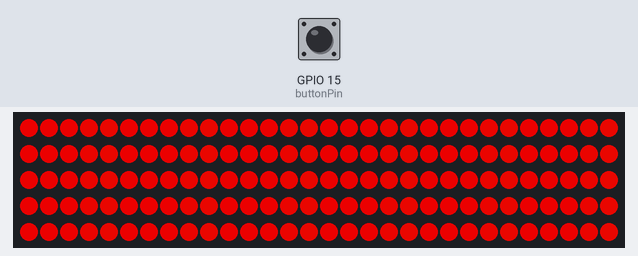
This sketch was run on a simulated ESP32. Parts: 150 RGB LEDs in strip order, left to right, continuing on the next row. Inputs (shaded band) come from the test bench; at power-on: GPIO 15 (buttonPin) HIGH. Dim RGB values are drawn brighter than linear; what the sketch prints to the serial monitor is not drawn.

Above: at 1.2 s.
1.3 s: GPIO 15 (buttonPin) pulled LOW for 0.15 s
At 3.4 s:
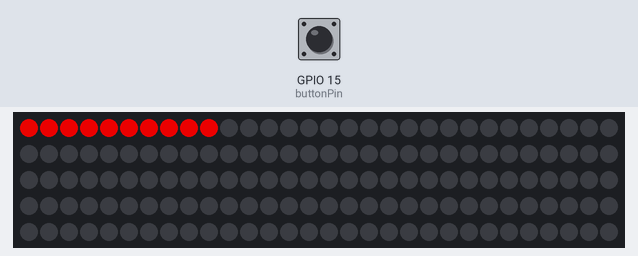
Timing chart, 0 to 3.7 s (numbered marks = the images above; inputs shaded):
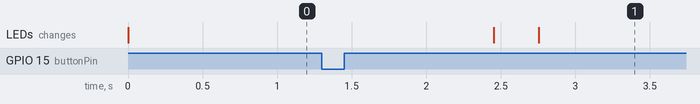

The sketch:

ButtonHandControl1.1.ino
```cpp
//Compatable (or atleast trying to be) w/ com 5.2
//Features: Two Hand Compatability
/*
- switch between palettes
- three control modes
- three pattern modes

*/


#include <FastLED.h>

#define DATA_PIN 33
#define CLK_PIN 32
#define LED_TYPE SK9822
#define COLOR_ORDER BGR
#define NUM_LEDS 150
int BRIGHTNESS = 200;
CRGB leds[NUM_LEDS];

static boolean recvInProgress = false;
const byte numChars = 32;
char receivedChars[numChars];
char tempChars[numChars];        // temporary array for use when parsing

// variables to hold the parsed data
int x = 0;
int y = 0;
int z = 0;
int h = 0;

const int rows = 6;
const int cols = 2;
int rdata[rows][cols] = { { 1, 2}, { 3, 4}, { 5, 6}, { 7, 8}, { 9, 10}, { 11, 12}};
int ldata[rows][cols] = { { 1, 2}, { 3, 4}, { 5, 6}, { 7, 8}, { 9, 10}, { 11, 12}};

boolean newData = false;

//button class
#define buttonPin 15
int buttonState;

bool noResistor;
bool pullupActivated;

//for debounce
unsigned long lastTimeStateChanged;
unsigned long debounceDelay;

//for button functionality
unsigned long lastStateChange;
unsigned long resetTimer=1000;
int buttonCounter;
int lastButtonState = 1;
int cmd;


//for integration of patterns and handcontrols


void setup() {
  // put your setup code here, to run once:
  Serial.begin(500000);


  FastLED.addLeds<LED_TYPE, DATA_PIN, CLK_PIN, COLOR_ORDER>(leds, NUM_LEDS);
  FastLED.setBrightness(BRIGHTNESS);
  FastLED.clear();
  FastLED.show();

  pinMode(buttonPin, INPUT_PULLUP);
//  attachInterrupt(digitalPinToInterrupt(15), reader, CHANGE);
//could possibly use an interrupt to run the button (though why not just use the ir
//remote at this point.


}

void loop() {
  reader();
  settings();
  runLights();
  runModes();


  recvWithStartEndMarkers();
  if (newData == true) {
    strcpy(tempChars, receivedChars);
    // this temporary copy is necessary to protect the original data
    //   because strtok() used in parseData() replaces the commas with \0
    parseData();
    printer();
    newData = false;
  }

    FastLED.show();


}

//============


void recvWithStartEndMarkers() {
  static boolean recvInProgress = false;
  static byte ndx = 0;
  char startMarker = '<';
  char endMarker = '>';
  char rc;

  while (Serial.available() > 0 && newData == false) {
    rc = Serial.read();

    if (recvInProgress == true) {
      if (rc != endMarker) {
        receivedChars[ndx] = rc;
        ndx++;
        if (ndx >= numChars) {
          ndx = numChars - 1;
        }
      }
      else {
        receivedChars[ndx] = '\0'; // terminate the string
        recvInProgress = false;
        ndx = 0;
        newData = true;
      }
    }

    else if (rc == startMarker) {
      recvInProgress = true;
    }
  }
}

//============

void parseData() {      // split the data into its parts

  char * strtokIndx; // this is used by strtok() as an index

  strtokIndx = strtok(tempChars, ",");      // get the first part - the string
  h = atoi(strtokIndx); // copy it to messageFromPC

  strtokIndx = strtok(NULL, ","); // this continues where the previous call left off
  z = atoi(strtokIndx);

  strtokIndx = strtok(NULL, ","); // this continues where the previous call left off
  x = atoi(strtokIndx);     // convert this part to an integer

  strtokIndx = strtok(NULL, ",");
  y = atoi(strtokIndx);     // convert this part to a float

  //sorts into two seperate arrays based on l/r hand
  if(h==0){
  ldata[z][0] = x;
  ldata[z][1] = y;
  }

  if(h==1){
  rdata[z][0] = x;
  rdata[z][1] = y;
  }
}

//============


//button stuff
void reader(){
  unsigned long timeNow = millis();
  if(timeNow - lastTimeStateChanged > debounceDelay){
    byte newState = digitalRead(buttonPin);
    if (newState != buttonState){
      buttonState = newState;
      lastTimeStateChanged=timeNow;
    }
  }
  buttonState = digitalRead(buttonPin);
  if(buttonState == 1){
  }
  if(buttonState == 0){
  }
}

byte settings(){

  //each time the button is pressed
  //the buttonCounter adds one and
  //the resetTimer is reset to 0

  unsigned long timeNow=millis();
  if(buttonState != lastButtonState){
    if(buttonState == 1){
      buttonCounter++;
      lastStateChange = timeNow;
    }
  }

  //The resetTimer that bumps the buttonCounter
  //back to zero and sets cmd to the number of
  //buttons pressed between 1-3

  if(timeNow - lastStateChange > resetTimer){
    if(buttonCounter>0 && buttonCounter<4){
        cmd = buttonCounter;
    }
      buttonCounter=0;
      lastStateChange = timeNow;

      }
  lastButtonState = buttonState;
}
```

handcontrols.ino
```cpp
//put options for data transformations here
//will need consistent formatting across handcontrols and patterns

//Could I have certain switches turned on and off, so that if I have control mode two on, I can change
//the location of the effect, but if I do not have that control mode on, it propogates the entire strip?

/*
 * IDEAS + Notes
 * - could have an equation for that rate of change, for example, beats.
 * - Need a way to turn off all switches, then turn off just the one...check out IR remote projects
*/

int posToggle = 0;
int hueToggle = 0;
int valToggle = 0;
int palToggle = 0;


int hue1;
int hue2;
int hue3;
int hue4;
int hue5;
int hue6;
int val1;
int val2;
int pos1;
int pos2;


//the OG
void controlMode1(){
  hueToggle=1;
  valToggle=1;

  //barriers to stop val1 from glitching on + off if it hits the top/bottom of the screen

  hue1 = abs(map(rdata[0][0], 0, 640, 0, 255));
  hue2 = abs(map(rdata[1][0], 0, 640, 0, 255));
  hue3 = abs(map(rdata[2][0], 0, 640, 0, 255));
  hue4 = abs(map(ldata[3][0], 0, 640, 0, 255));
  hue5 = abs(map(ldata[4][0], 0, 640, 0, 255));
  hue6 = abs(map(ldata[5][0], 0, 640, 0, 255));
  val1 = map(ldata[3][1], 0, 360, 255, 1);
  val2 = map(rdata[3][1], 0, 360, 255, 1);

  //stops light from turning off if middle finger passes top/bottom of screen
  //may need another formula
  if (ldata[3][1]<=0){
    val1=255;
  }
}

//Palm - Positional
void controlMode2(){
  hueToggle=1;
  posToggle=1;

  hue1 = map(rdata[0][0], 0, 640, 0, 255);
  hue2 = map(rdata[1][0], 0, 640, 0, 255);
  hue3 = map(ldata[2][0], 0, 640, 0, 255);
  hue4 = map(ldata[3][0], 0, 640, 0, 255);
  hue5 = map(rdata[4][0], 0, 640, 0, 255);
  pos1 = map(ldata[5][0], 0, 640, 0, (NUM_LEDS-1));
  pos2 = map(rdata[5][0], 0, 640, 0, (NUM_LEDS-1));

//  prevent glitches in pos data
  if(pos1>=149){
  pos1=148;
 }
 if(pos1<=0){
  pos1=1;
 }

 if(pos1>=149){
 pos2=148;
 }
 if(pos2<=0){
  pos2=1;
 }


}


void allControlsZero(){
  posToggle=0;
  hueToggle=0;
  valToggle=0;
  palToggle=0;
}
```

palettes.ino
```cpp
DEFINE_GRADIENT_PALETTE( scoutie_gp ) {
    0, 255,156,  0,
  127,   0,195, 18,
  216,   1,  0, 39,
  255,   1,  0, 39};


DEFINE_GRADIENT_PALETTE( bhw2_22_gp ) {
    0,   0,  0,  0,
   99, 227,  1,  1,
  130, 249,199, 95,
  155, 227,  1,  1,
  255,   0,  0,  0};


uint8_t paletteIndex = 0;
CRGBPalette16 myPal;
```

patterns.ino
```cpp
//general mixed vibes
/*
So how am I going to make these different values for different toggle modes...If statements
breaking up the different permutations of toggle values.

There are some glitches
*/


void patternMode1() {
//  use palette colors if values are triggered
if(palToggle==1){
 for(int i=0; i<NUM_LEDS; i=i+5){
  leds[i] = ColorFromPalette(myPal, hue1, val1, LINEARBLEND);
 }
 for(int i=1; i<NUM_LEDS; i=i+5){
  leds[i] = ColorFromPalette(myPal, hue2, val2, LINEARBLEND);
 }
 for(int i=2; i<NUM_LEDS; i=i+5){
  leds[i] = ColorFromPalette(myPal, hue3, val2, LINEARBLEND);
 }
 for(int i=3; i<NUM_LEDS; i=i+5){
  leds[i] = ColorFromPalette(myPal, hue4, val1, LINEARBLEND);
 }
 for(int i=4; i<NUM_LEDS; i=i+5){
  leds[i] = ColorFromPalette(myPal, hue5, val2, LINEARBLEND);
 }
}

if(palToggle==0){
 for(int i=0; i<NUM_LEDS; i=i+5){
  leds[i] = CHSV(hue1, 255, val1);
 }
 for(int i=1; i<NUM_LEDS; i=i+5){
  leds[i] = CHSV(hue2, 255, val2);
 }
 for(int i=2; i<NUM_LEDS; i=i+5){
  leds[i] = CHSV(hue3, 255, val1);
 }
 for(int i=3; i<NUM_LEDS; i=i+5){
  leds[i] = CHSV(hue4, 255, val2);
 }
 for(int i=4; i<NUM_LEDS; i=i+5){
  leds[i] = CHSV(hue5, 255, val1);
 }

}
}

//glitter hands
void patternMode2() {

if(palToggle==1){
 //left hand
 for(int i=pos1; i<(pos1+10); i++){
  leds[i] = ColorFromPalette(myPal, hue1, val1, LINEARBLEND);
 }
 for(int i=pos1; i>(pos1-10); i--){
  leds[i] = ColorFromPalette(myPal, hue2, val1, LINEARBLEND);
 }

//right hand
 for(int i=pos2; i<(pos2+10); i++){
  leds[i] = ColorFromPalette(myPal, hue3, val2, LINEARBLEND);
 }
 for(int i=pos2; i>(pos2-10); i--){
  leds[i] = ColorFromPalette(myPal, hue4, val2, LINEARBLEND);
 }
}


if(palToggle==0){
 //left hand
 for(int i=pos1; i<(pos1+10); i++){
  leds[i] = CHSV(hue1, 255, val1);
 }
 for(int i=pos1; i>(pos1-10); i--){
  leds[i] = CHSV(hue2, 255, val1);
 }

//right hand
 for(int i=pos2; i<(pos2+10); i++){
  leds[i] = CHSV(hue3, 255, val1);
 }
 for(int i=pos2; i>(pos2-10); i--){
  leds[i] = CHSV(hue4, 255, val1);
 }
}

 fadeToBlackBy(leds, NUM_LEDS, 1);

}
```

printer.ino
```cpp
void printer() {
//  Serial.print("x: ");
//  Serial.println(x);
//  Serial.print("y: ");
//  Serial.println(y);
//  Serial.print("z: ");
//  Serial.println(z);
//
//
//  Serial.print(timeNow);
//  Serial.print(" - ");
//  Serial.print(lastStateChange);
//  Serial.print(" - ");
//  Serial.print(resetTimer);
//  Serial.print(" - ");
//  Serial.print(buttonCounter);
//  Serial.print(" - ");
//  Serial.println(buttonState);
}
```

selector.ino
```cpp
//this will probably be the best place to add allControlsZero()...Used only when the command is pressed
//

int controlMode=0;
int patternMode=0;
int paletteMode=0;

void runLights(){

//change the run mode
  if(cmd==1){
   patternMode++;
   cmd=0;
  }

//  change the control mode
  if(cmd==2){
    //sets all of the controls switches to zero, allowing for new hand controllable variables to be assigned
    allControlsZero();
    controlMode++;
    cmd=0;
  }

  //change the brightness
  if(cmd==3){
    paletteMode++;
    cmd=0;
  }

  //reset the counter
  if(patternMode==3){
    patternMode=0;
  }
  if(controlMode==3){
    controlMode=0;
  }
  if(paletteMode==3){
    paletteMode=0;
  }
}


void runModes() {
      //patternMode select which function to run
      if (patternMode==0) {
        patternMode1();
      }
      if (patternMode==1) {
        patternMode2();
      }
      if (patternMode==2) {
        patternMode=0;
      }


      if (controlMode==0) {
        controlMode1();
      }
      if (controlMode==1) {
        controlMode2();
      }
      if (controlMode==2) {
        controlMode=0;//don't need this, get rid when there is something better
      }


      if (paletteMode==0){
        palToggle=0;
        Serial.println("Palettes Disabled:/");
      }
      if (paletteMode==1){
        //okay, I am toggling the pal on here. We
        //will see if this is a good idea. Dont fuck up the halfway decent formatting of this code rn
        palToggle=1;
        myPal = scoutie_gp;
      }
      if (paletteMode==2){
        palToggle=1;
        myPal = bhw2_22_gp;
      }

  }
```
